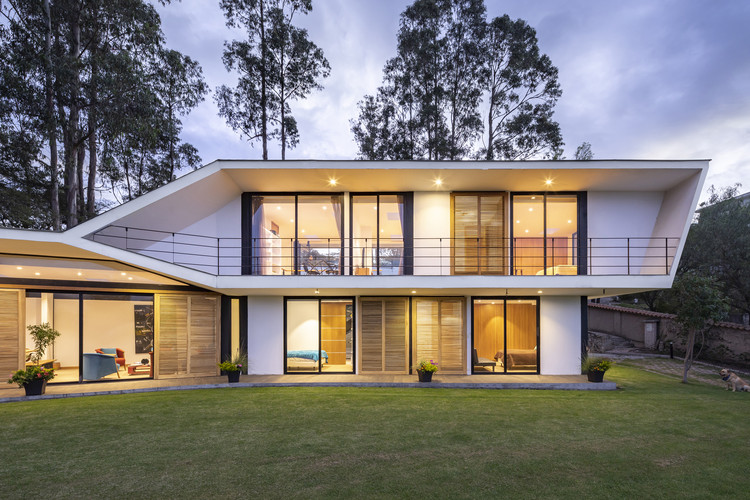
#> input picture casa.jpg, 750 x 500 px
$ python convolution_enrique.py --image casa.jpg
#> lines starting #> are read from the running program, lines starting #| are printed output that depends on the picture
#> further down, image is the input picture: shape (500, 750, 3); mean B, G, R 115.3, 120.9, 126.4
# Importación de librerías
import numpy as np
import cv2
import argparse
import matplotlib.pyplot as plt

# Función de convolución con padding
def convolution(image, kernel):

    # Analiza la imágen para que en caso de que tenga color se convierte a escala de grises, de 3 dimesiones a 2
    if len(image.shape) == 3:
        print("Found 3 Channels : {}".format(image.shape))
#| Found 3 Channels : (500, 750, 3)
        image = cv2.cvtColor(image, cv2.COLOR_BGR2GRAY)
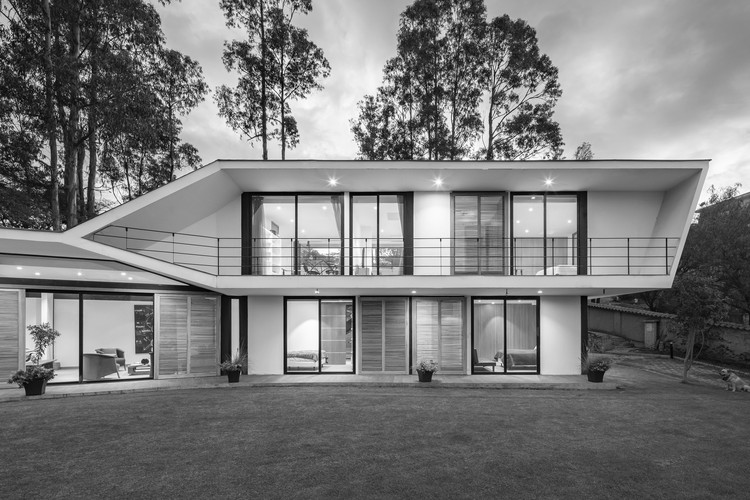
#> image: shape (500, 750); min 0, max 255, mean 121.9
        print("Converted to Gray Channel. Size : {}".format(image.shape))
#| Converted to Gray Channel. Size : (500, 750)
    else:
        print("Image Shape : {}".format(image.shape))

    # Tamaño del filtro
    print("Kernel Shape : {}".format(kernel.shape))

    # Impresión de filtro kernel
    print('Kernel')
    for row in kernel:
            for col in row:
                print(col ,end=' ')
            print(end='\n')

    image_row, image_col = image.shape # obtiene tupla con las medidas de alto y ancho de la imagen
#> image_row = 500; image_col = 750
    kernel_row, kernel_col = kernel.shape # obtiene tupla con las medidas de alto y ancho el filtro

    output = np.zeros(image.shape) # Matriz vacía del tamaño de la imágen para guardar el resultado

    # Altura y ancho del padding en base al filtro => (filas o columnas - 1) / 2
    pad_height = int((kernel_row - 1) / 2)
    pad_width = int((kernel_col - 1) / 2)

    # Matriz vacía del tamaño de la imágen con padding
    padded_image = np.zeros((image_row + (2 * pad_height), image_col + (2 * pad_width)))

    # Matriz de la imágen con padding
    padded_image[pad_height:padded_image.shape[0] - pad_height, pad_width:padded_image.shape[1] - pad_width] = image
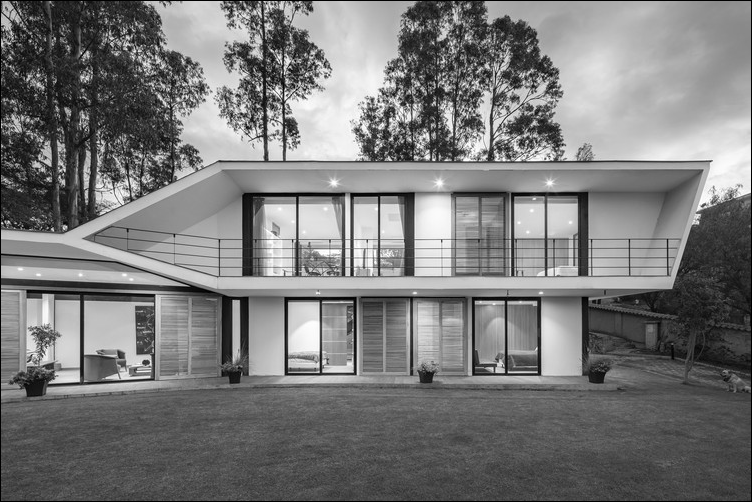
#> padded_image: shape (502, 752) float64; min 0, max 255, mean 121.1

    print("Padded image:")
    print(padded_image)
#> (printed output is left out)

    # Mostrar el plot de la imágen con padding
    plt.imshow(padded_image, cmap='gray')
    plt.title("Padded Image of {}X{}".format(image_row, image_col))
    plt.show()

    #  Multiplica la matriz de image con la de kernel y devuelve la suma de esta
    for row in range(image_row):
        for col in range(image_col):
                output[row, col] = np.sum(kernel * padded_image[row:row + kernel_row, col:col + kernel_col])
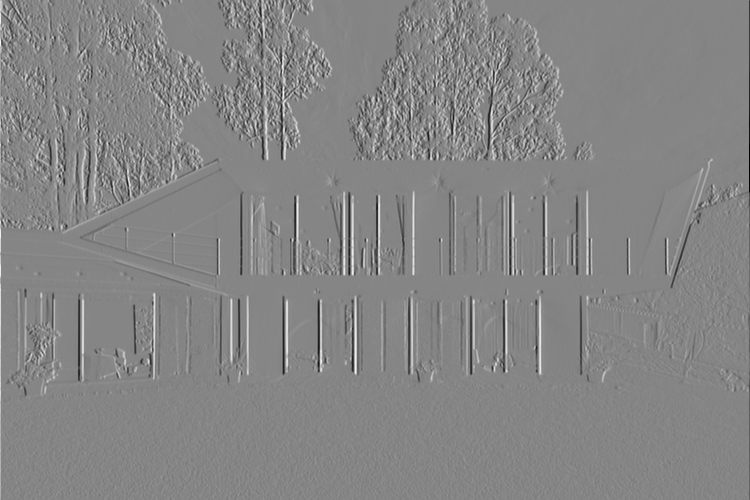
#> output: shape (500, 750) float64; min -977, max 889, mean 0; drawn with min black and max white

    print("Output Image size : {}".format(output.shape))
#| Output Image size : (500, 750)

    # Mostrar el plot del resultado con filtro
    plt.imshow(output, cmap='gray')
    plt.title("Output Image using {}X{} Kernel Sobel".format(kernel_row, kernel_col))
    plt.show()

    return output

if __name__ == '__main__':

    # Matriz de filtro Sobel
    filter = np.array([ [-1,0,1],
                        [-2,0,2],
                        [-1,0,1]])

    # Para obtener la imágen se corre el programa con la siguiente línea de comando:
    # "python convolusiones.py -i imagen.png"
    # la imágen tiene que estar en la misma carpeta
    ap = argparse.ArgumentParser()
    ap.add_argument("-i", "--image", required=True, help="Path of image")
    args = vars(ap.parse_args())

    # Convierte la imagen a una matriz de 3 dimensiones rgb
    image = cv2.imread(args["image"])

    # Cambia la imágen a RGB para que conserve el color
    RGB_img = cv2.cvtColor(image, cv2.COLOR_BGR2RGB)

    # Muestra la imagen original por un plot
    plt.imshow(RGB_img, cmap='gray')
    plt.title("Original Image")
    plt.show()

    # Se llama la función convolution
    convolution(image, filter)
